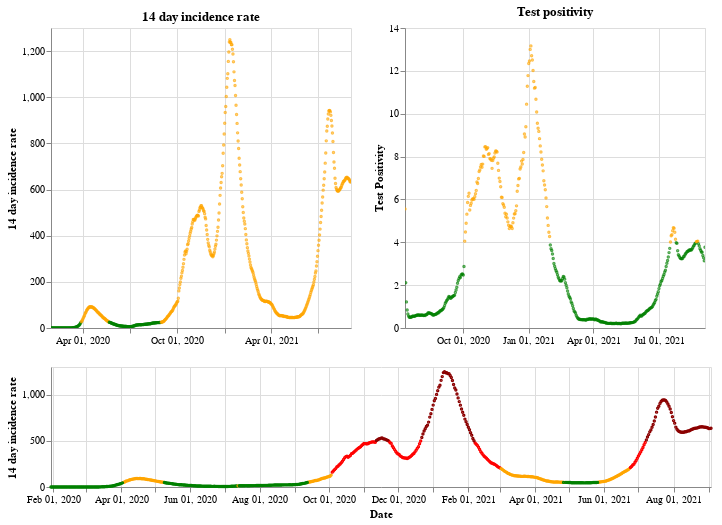

The code cell stored with this chart in its notebook:
### Markdown cell above
## England

### Code cell
plot_traffic_light('England')

### Figure 1 — Vega-Lite specification as saved in the notebook (floating-point values rounded to 4 significant figures; data arrays with more than 128 entries replaced by an {"elided": "..."} marker saying what was removed)
{"config": {"view": {"continuousWidth": 400, "continuousHeight": 300}}, "vconcat": [{"hconcat": [{"mark": {"type": "point", "size": 2}, "encoding": {"color": {"condition": {"value": "green", "test": "(datum.twoWeeklyCasesRate <= 25)"}, "value": "orange"}, "tooltip": [{"type": "nominal", "field": "areaName"}, {"type": "temporal", "field": "date"}, {"type": "quantitative", "field": "twoWeeklyCasesRate"}, {"type": "quantitative", "field": "testPositivity"}], "x": {"type": "temporal", "axis": {"title": ""}, "field": "date", "scale": {"domain": {"selection": "DateBrush"}}, "timeUnit": "yearmonthdate"}, "y": {"type": "quantitative", "axis": {"title": "14 day incidence rate"}, "field": "twoWeeklyCasesRate"}}, "title": "14 day incidence rate", "width": 300}, {"mark": {"type": "point", "size": 2}, "encoding": {"color": {"condition": {"value": "green", "test": "(datum.testPositivity <= 4)"}, "value": "orange"}, "tooltip": [{"type": "nominal", "field": "areaName"}, {"type": "temporal", "field": "date"}, {"type": "quantitative", "field": "twoWeeklyCasesRate"}, {"type": "quantitative", "field": "testPositivity"}], "x": {"type": "temporal", "axis": {"title": ""}, "field": "date", "scale": {"domain": {"selection": "DateBrush"}}, "timeUnit": "yearmonthdate"}, "y": {"type": "quantitative", "axis": {"title": "Test Positivity"}, "field": "testPositivity"}}, "title": "Test positivity", "width": 300}]}, {"layer": [{"mark": {"type": "point", "size": 2}, "encoding": {"color": {"condition": {"value": "orange", "test": "(((datum.testPositivity < 4) && (datum.twoWeeklyCasesRate >= 50)) && (datum.twoWeeklyCasesRate < 200))"}, "value": "red"}, "opacity": {"condition": {"value": 1, "test": "((datum.twoWeeklyCasesRate >= 50) && (datum.twoWeeklyCasesRate < 500))"}, "value": 0}, "tooltip": [{"type": "nominal", "field": "areaName"}, {"type": "temporal", "field": "date"}, {"type": "quantitative", "field": "twoWeeklyCasesRate"}, {"type": "quantitative", "field": "testPositivity"}], "x": {"type": "temporal", "axis": {"title": "Date"}, "field": "date", "timeUnit": "yearmonthdate"}, "y": {"type": "quantitative", "axis": {"title": "14 day incidence rate"}, "field": "twoWeeklyCasesRate"}}, "selection": {"DateBrush": {"type": "interval", "encodings": ["x"], "fields": ["Time"]}}}, {"mark": {"type": "point", "size": 2}, "encoding": {"color": {"value": "darkred"}, "opacity": {"condition": {"value": 1, "test": "(datum.twoWeeklyCasesRate >= 500)"}, "value": 0}, "tooltip": [{"type": "nominal", "field": "areaName"}, {"type": "temporal", "field": "date"}, {"type": "quantitative", "field": "twoWeeklyCasesRate"}, {"type": "quantitative", "field": "testPositivity"}], "x": {"type": "temporal", "axis": {"title": "Date"}, "field": "date", "timeUnit": "yearmonthdate"}, "y": {"type": "quantitative", "axis": {"title": "14 day incidence rate"}, "field": "twoWeeklyCasesRate"}}}, {"mark": {"type": "point", "size": 2}, "encoding": {"color": {"condition": {"value": "green", "test": "((datum.testPositivity < 4) && (datum.twoWeeklyCasesRate < 50))"}, "value": "orange"}, "opacity": {"condition": {"value": 1, "test": "(datum.twoWeeklyCasesRate < 50)"}, "value": 0}, "tooltip": [{"type": "nominal", "field": "areaName"}, {"type": "temporal", "field": "date"}, {"type": "quantitative", "field": "twoWeeklyCasesRate"}, {"type": "quantitative", "field": "testPositivity"}], "x": {"type": "temporal", "axis": {"title": "Date"}, "field": "date", "timeUnit": "yearmonthdate"}, "y": {"type": "quantitative", "axis": {"title": "14 day incidence rate"}, "field": "twoWeeklyCasesRate"}}}], "height": 120, "width": 660}], "data": {"name": "data-a783859d558b683f89106449a54055a0"}, "$schema": "https://vega.github.io/schema/vega-lite/v4.8.1.json", "datasets": {"data-a783859d558b683f89106449a54055a0": {"elided": "583 records"}}}
